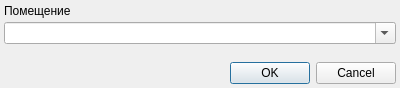
<?xml version="1.0" encoding="UTF-8"?>
<ui version="4.0">
 <class>PlacementEditor</class>
 <widget class="QDialog" name="PlacementEditor">
  <property name="geometry">
   <rect>
    <x>0</x>
    <y>0</y>
    <width>400</width>
    <height>88</height>
   </rect>
  </property>
  <property name="windowTitle">
   <string>Редактор помещения</string>
  </property>
  <layout class="QGridLayout" name="gridLayout">
   <property name="margin">
    <number>4</number>
   </property>
   <property name="spacing">
    <number>4</number>
   </property>
   <item row="1" column="0" colspan="2">
    <widget class="CRBComboBox" name="cmbPlacement">
     <property name="editable">
      <bool>true</bool>
     </property>
    </widget>
   </item>
   <item row="3" column="0" colspan="2">
    <widget class="QDialogButtonBox" name="buttonBox">
     <property name="orientation">
      <enum>Qt::Horizontal</enum>
     </property>
     <property name="standardButtons">
      <set>QDialogButtonBox::Cancel|QDialogButtonBox::Ok</set>
     </property>
    </widget>
   </item>
   <item row="2" column="0">
    <spacer name="verticalSpacer">
     <property name="orientation">
      <enum>Qt::Vertical</enum>
     </property>
     <property name="sizeHint" stdset="0">
      <size>
       <width>20</width>
       <height>40</height>
      </size>
     </property>
    </spacer>
   </item>
   <item row="0" column="0" colspan="2">
    <widget class="QLabel" name="lblHospitalBed">
     <property name="text">
      <string>Помещение</string>
     </property>
     <property name="alignment">
      <set>Qt::AlignLeading|Qt::AlignLeft|Qt::AlignVCenter</set>
     </property>
    </widget>
   </item>
  </layout>
 </widget>
 <customwidgets>
  <customwidget>
   <class>CRBComboBox</class>
   <extends>QComboBox</extends>
   <header>library/crbcombobox.h</header>
  </customwidget>
 </customwidgets>
 <resources/>
 <connections>
  <connection>
   <sender>buttonBox</sender>
   <signal>accepted()</signal>
   <receiver>PlacementEditor</receiver>
   <slot>accept()</slot>
   <hints>
    <hint type="sourcelabel">
     <x>248</x>
     <y>254</y>
    </hint>
    <hint type="destinationlabel">
     <x>157</x>
     <y>274</y>
    </hint>
   </hints>
  </connection>
  <connection>
   <sender>buttonBox</sender>
   <signal>rejected()</signal>
   <receiver>PlacementEditor</receiver>
   <slot>reject()</slot>
   <hints>
    <hint type="sourcelabel">
     <x>316</x>
     <y>260</y>
    </hint>
    <hint type="destinationlabel">
     <x>286</x>
     <y>274</y>
    </hint>
   </hints>
  </connection>
 </connections>
</ui>
